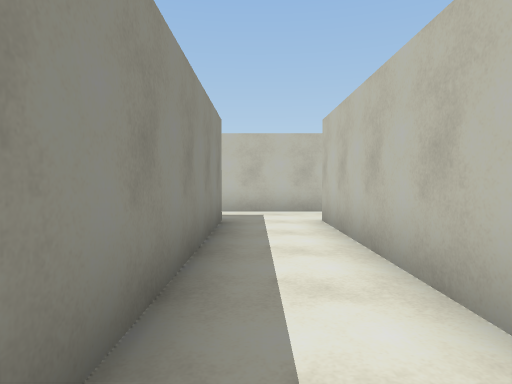
View 1 (above)

19 first-person views from a walk through a 3-D level made in the Unity game engine. The camera is 1.2 m above the floor, tilts 2° down and sees 75° across. The floor is counted in squares, 1.5 m on a side. Each view is taken from the middle of a square. On the plan, view 1 faces up. The plan holds only what a view shows up to about 11 squares ahead; the rest is blank. The place goes on beyond the plan. The player is left out.

View 2
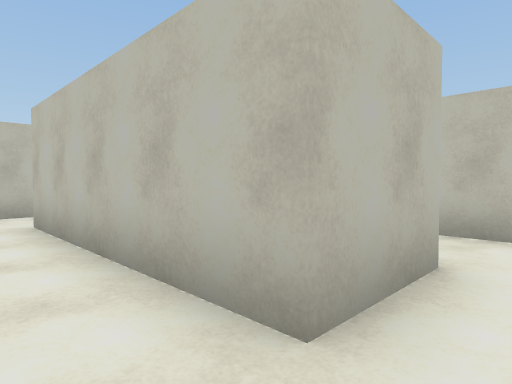

View 3
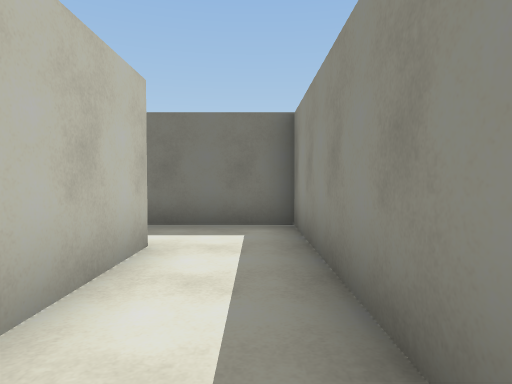

View 4
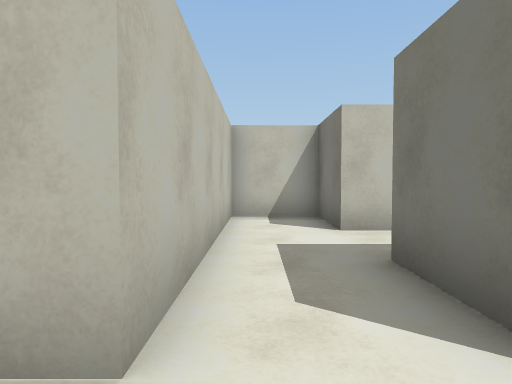

View 5
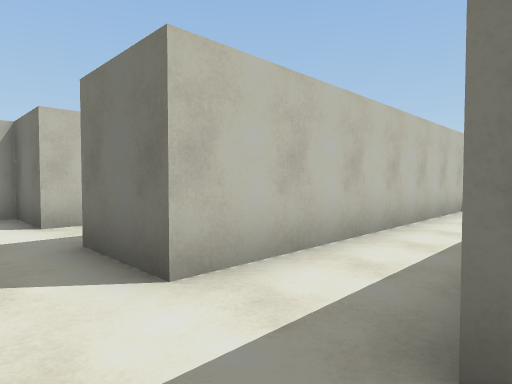

View 6
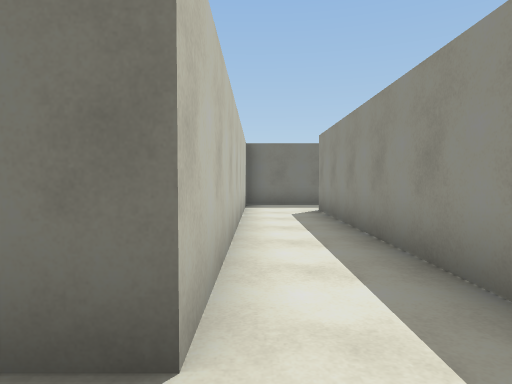

View 7
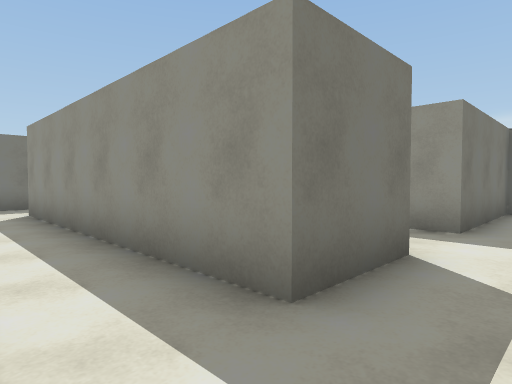

View 8
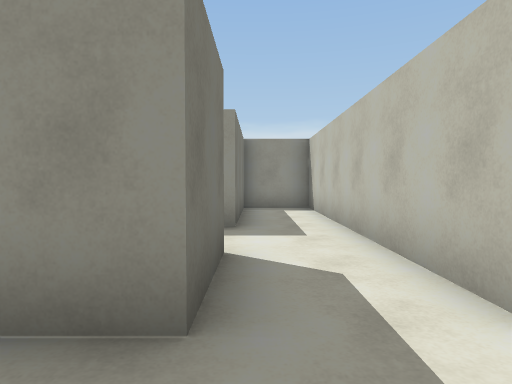

View 9
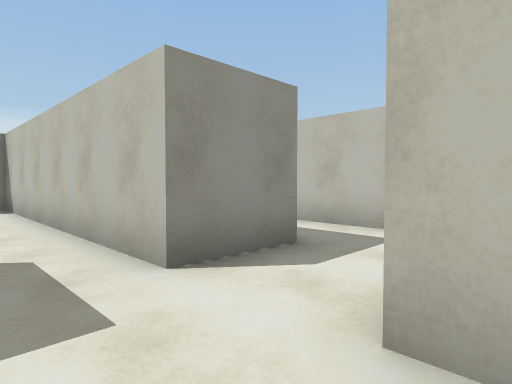

View 10
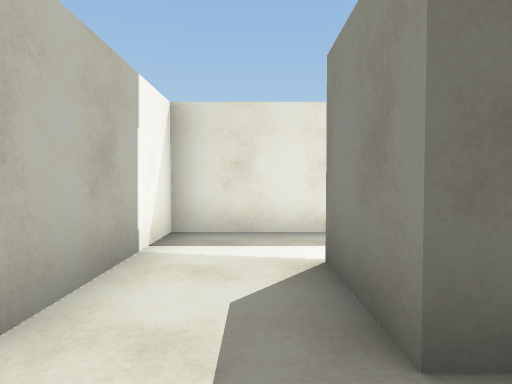

View 11
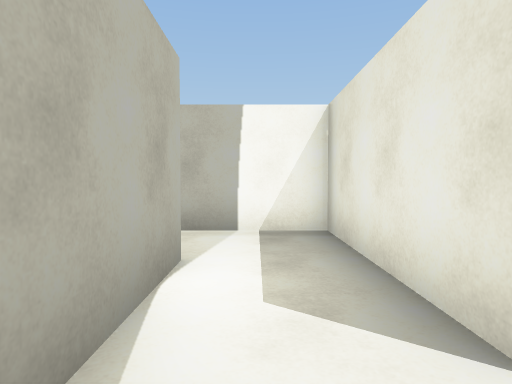

View 12
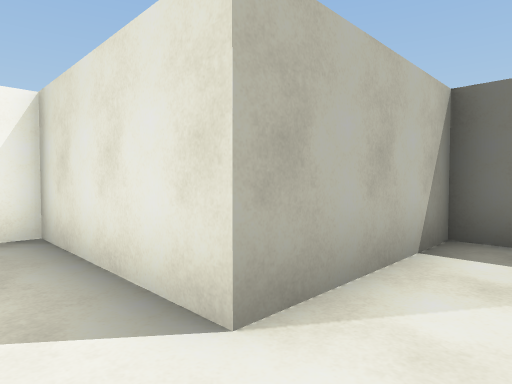

View 13
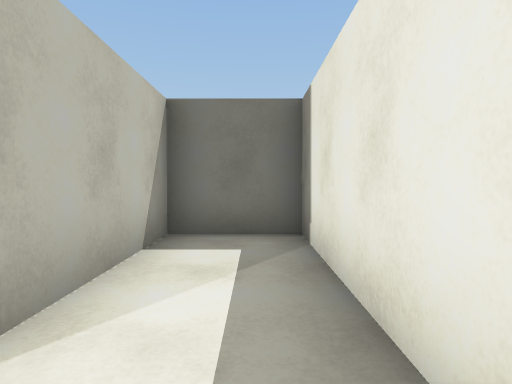

View 14
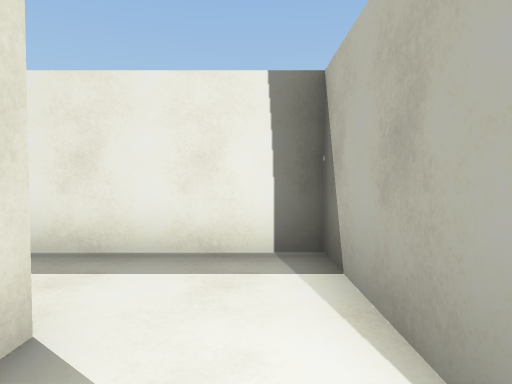

View 15
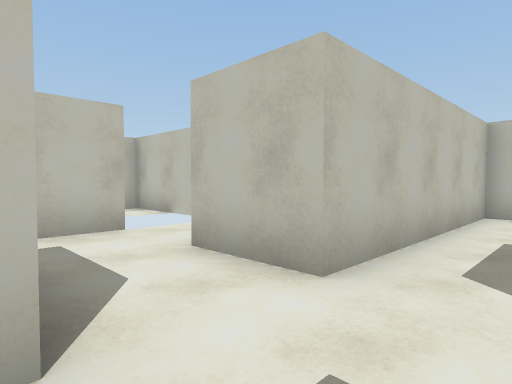

View 16
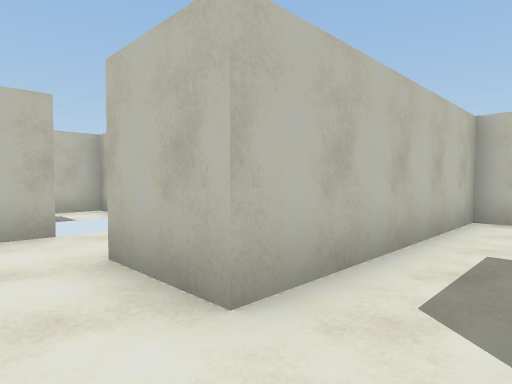

View 17
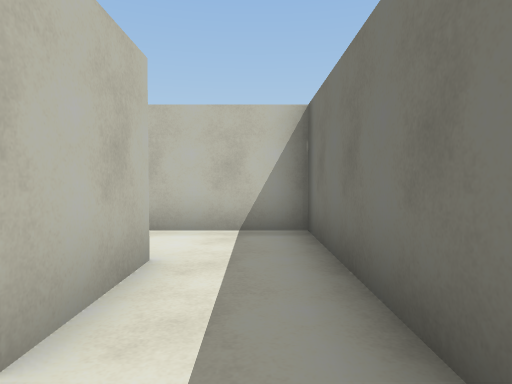

View 18
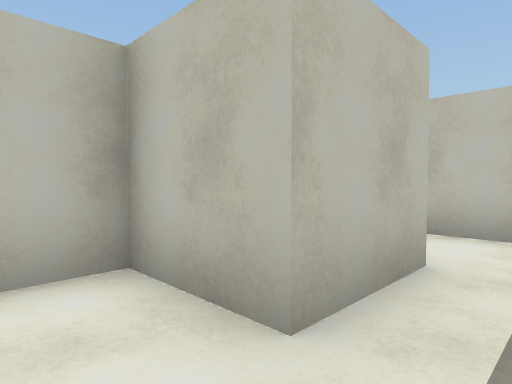

View 19
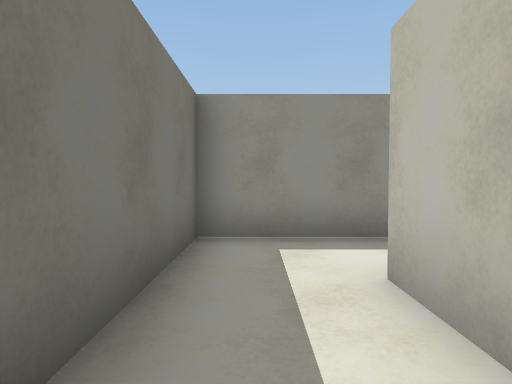

### Floor plan
Ten units are one square. View 1 is at (0, 0); x grows to the right and y downward. Boxes are objects, and circles mark ways between rooms. Rooms are numbered by the first view taken in them; rooms with no view inside come last. Other rooms are left out.
<svg viewBox="-132 -100 170 133">
<path fill="none" stroke="#000" d="M-27 -66 -7 -66 -7 9 20 9M13 -10 13 -66 33 -66 33 -85 -27 -85M-68 -66 -47 -66 -47 9 -67 9M-47 -85 -65 -85M-64 28 -27 28 -27 -66M-65 -85 -127 -85 -127 -66 -87 -66 -87 -48M-67 -45 -67 -64M-104 -48 -127 -48 -127 9 -107 9 -107 -29M-87 -48 -104 -48M-107 -29 -67 -29 -67 -45M-87 1 -87 28 -64 28M-67 9 -67 -10 -76 -10"/>
<circle cx="-15" cy="-75" r="3" fill="#2a7"/>
<circle cx="-55" cy="-75" r="3" fill="#2a7"/>
<circle cx="-55" cy="20" r="3" fill="#2a7"/>
<circle cx="-75" cy="-55" r="3" fill="#2a7"/>
<circle cx="-95" cy="-35" r="3" fill="#2a7"/>
<text x="0" y="-50">1</text>
<text x="-40" y="-30">2</text>
<text x="-90" y="-70">3</text>
<text x="-120" y="-20">4</text>
<text x="-90" y="-40">5</text>
<text x="-80" y="10">6</text>
</svg>
Room 1 opens to room 2. Room 2 opens to room 3. Room 2 opens to room 6. Room 3 opens to room 5. Room 4 opens to room 5.

Where each view was taken, in squares from view 1:
view 1: 0 up, 0 right, facing up
view 2: 0 up, 0 right, facing up-right
view 3: 5 up, 0 right, facing down
view 4: 8 up, 4 left, facing right
view 5: 8 up, 5 left, facing down-right
view 6: 8 up, 3 left, facing down
view 7: 8 up, 3 left, facing down-left
view 8: 7 up, 3 left, facing left
view 9: 7 up, 2 left, facing up-left
view 10: 8 up, 8 left, facing down
view 11: 4 up, 12 left, facing right
view 12: 4 up, 12 left, facing down-right
view 13: 4 up, 12 left, facing down
view 14: 4 up, 9 left, facing left
view 15: 7 up, 5 left, facing up-right
view 16: 7 up, 4 left, facing up-right
view 17: 2 down, 8 left, facing right
view 18: 2 down, 8 left, facing up-right
view 19: 2 down, 4 left, facing left
